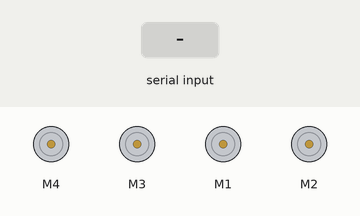
This sketch was run on a simulated Arduino Uno, built with avr-gcc and run on an emulated ATmega328P. Parts: 4 × DC motor (green arrow = forward, orange = backward, longer = faster). The test bench sets the inputs (shaded band).

Above: at 2.2 s.
2.3 s: "W" received over Serial
At 3.7 s:
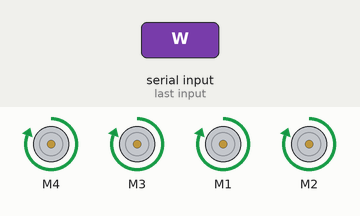
4.0 s: "S" received over Serial
At 5.0 s:
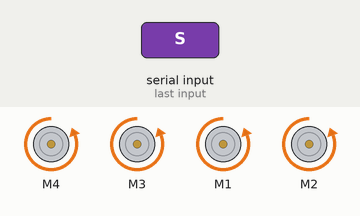
5.5 s: "D" received over Serial
At 6.1 s:
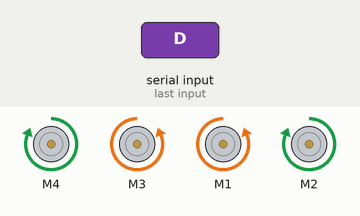
7.0 s: "A" received over Serial
At 8.2 s:
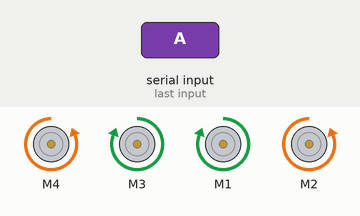
8.5 s: "R" received over Serial
At 9.5 s:
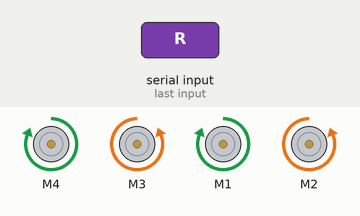
10.1 s: "L" received over Serial
At 10.5 s:
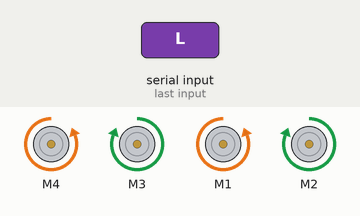
Timing chart, 0 to 12.6 s (numbered marks = the images above; inputs shaded):
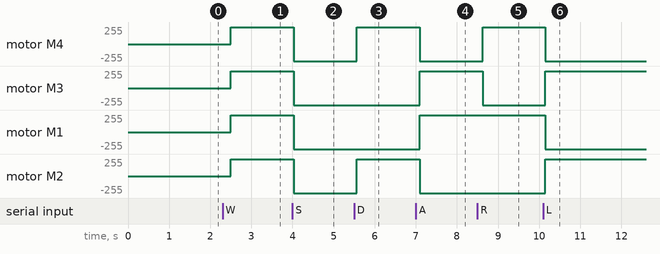

The sketch:

TestControlRobot.ino
```cpp
#include <AFMotor_R4.h>

AF_DCMotor motor1(4);
AF_DCMotor motor2(3);
AF_DCMotor motor3(1);
AF_DCMotor motor4(2);

// Map of motor connections
// 1 --- 2
// |     |
// 3 --- 4

char cmd = 0;
void setup() {
  // put your setup code here, to run once:
  Serial.begin(9600);
  delay(1000);

  // Set speed for motors
  motor1.setSpeed(0);
  motor2.setSpeed(0);
  motor3.setSpeed(0);
  motor4.setSpeed(0);

  // Silent startup - ready for UART communication
}

void loop() {
  // Read input
  if (Serial.available()) {
    cmd = Serial.read();
  }

  // Process input
  switch (cmd) {
    case 'W':
      goForward(255);
      break;
    case 'S':
      goBackward(255);
      break;
    case 'D':
      goRight(255);
      break;
    case 'A':
      goLeft(255);
      break;
    case 'R':
      rotateRight(255);
      break;
    case 'L':
      rotateLeft(255);
      break;
    case 'X':
      stop();
      break;
    default:
      // Silent ignore unknown commands
      break;
  }
  delay(500);
}

void goForward(int _spd) {
  motor1.setSpeed(_spd);
  motor2.setSpeed(_spd);
  motor3.setSpeed(_spd);
  motor4.setSpeed(_spd);

  motor1.run(FORWARD);
  motor2.run(FORWARD);
  motor3.run(FORWARD);
  motor4.run(FORWARD);
  delay(10);
}

void goBackward(int _spd) {
  motor1.setSpeed(_spd);
  motor2.setSpeed(_spd);
  motor3.setSpeed(_spd);
  motor4.setSpeed(_spd);

  motor1.run(BACKWARD);
  motor2.run(BACKWARD);
  motor3.run(BACKWARD);
  motor4.run(BACKWARD);
  delay(10);
}

void goRight(int _spd) {
  // Set speed TRƯỚC
  motor1.setSpeed(_spd);
  motor2.setSpeed(_spd);
  motor3.setSpeed(_spd);
  motor4.setSpeed(_spd);

  // Sau đó set direction
  motor1.run(FORWARD);
  motor2.run(BACKWARD);
  motor3.run(BACKWARD);
  motor4.run(FORWARD);
  delay(10);
}

void goLeft(int _spd) {
  // Set speed TRƯỚC
  motor1.setSpeed(_spd);
  motor2.setSpeed(_spd);
  motor3.setSpeed(_spd);
  motor4.setSpeed(_spd);

  // Sau đó set direction
  motor1.run(BACKWARD);
  motor2.run(FORWARD);
  motor3.run(FORWARD);
  motor4.run(BACKWARD);
  delay(10);
}

void rotateLeft(int _spd) {
  // Set speed TRƯỚC
  motor1.setSpeed(_spd);
  motor2.setSpeed(_spd);
  motor3.setSpeed(_spd);
  motor4.setSpeed(_spd);

  // Sau đó set direction
  motor1.run(BACKWARD);
  motor2.run(FORWARD);
  motor3.run(BACKWARD);
  motor4.run(FORWARD);
  delay(10);
}

void rotateRight(int _spd) {
  // Set speed TRƯỚC
  motor1.setSpeed(_spd);
  motor2.setSpeed(_spd);
  motor3.setSpeed(_spd);
  motor4.setSpeed(_spd);

  // Sau đó set direction
  motor1.run(FORWARD);
  motor2.run(BACKWARD);
  motor3.run(FORWARD);
  motor4.run(BACKWARD);
  delay(10);
}

void stop() {
  motor1.run(RELEASE);
  motor2.run(RELEASE);
  motor3.run(RELEASE);
  motor4.run(RELEASE);

  motor1.setSpeed(0);
  motor2.setSpeed(0);
  motor3.setSpeed(0);
  motor4.setSpeed(0);
}
```

Measured:
- after the input at 2.3 s, motor M4, motor M3, motor M1, motor M2: stopped → forward 255/255 after 0.20 s
- after the input at 4.0 s, motor M4, motor M3, motor M1, motor M2: forward 255/255 → backward 255/255 at once
- after the input at 5.5 s, motor M4, motor M2: backward 255/255 → forward 255/255 after 0.06 s
- after the input at 7.0 s, motor M4, motor M2: forward 255/255 → backward 255/255 after 0.09 s; motor M3, motor M1: backward 255/255 → forward 255/255 after 0.09 s
- after the input at 8.5 s, motor M4: backward 255/255 → forward 255/255 after 0.12 s; motor M3: forward 255/255 → backward 255/255 after 0.12 s
- after the input at 10.1 s, motor M4, motor M1: forward 255/255 → backward 255/255 after 0.05 s; motor M3, motor M2: backward 255/255 → forward 255/255 after 0.05 s
